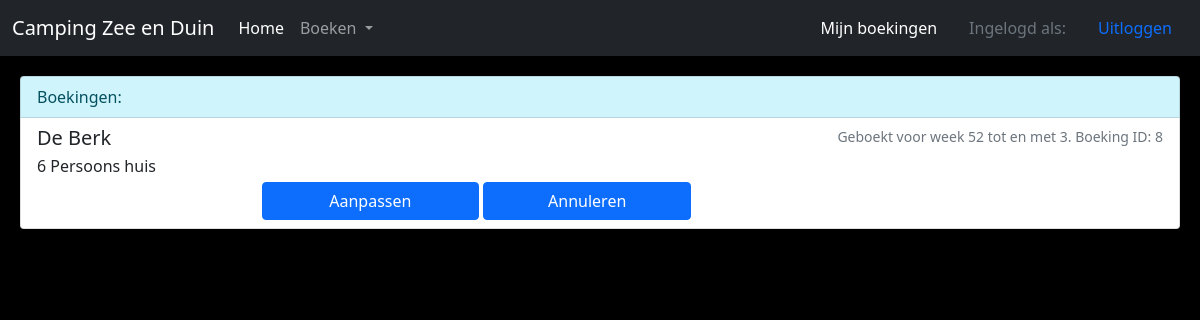
/boekingen (signed in), run on an earlier commit of the app's database.
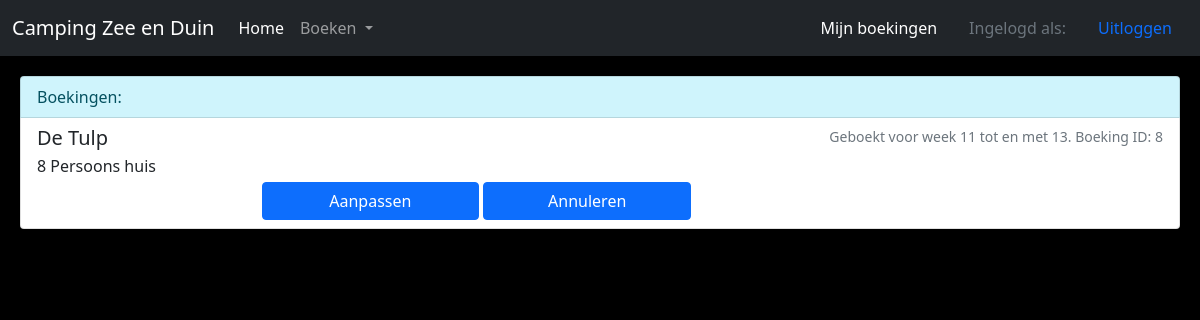
And on a later commit of the database.
### databasevuller.py (models this page shows, shortened)
class Boekingen(db.Model):
    __tablename__='Boekingen'
    id=db.Column(db.Integer,primary_key=True)
    klanten_id= db.Column(db.Integer, db.ForeignKey('Klanten.id'))
    Klanten = db.relationship('Klanten', backref='Boekingen', uselist=False)
    Bungalow_id= db.Column(db.Integer, db.ForeignKey('Huizen.id'))
    stemmer = db.relationship('Huizen', backref='Boekingen', uselist=False)
    weeknummer= db.Column(db.Integer)
    lengte= db.Column(db.Integer)

class Huizen(db.Model):
    __tablename__ = 'Huizen'
    id = db.Column(db.Integer,primary_key=True)
    naam = db.Column(db.Text)
    type = db.Column(db.Integer)

class Types(db.Model):
    __tablename__ = 'Types'
    id = db.Column(db.Integer,primary_key=True)
    personen = db.Column(db.Integer)
    weekprijs = db.Column(db.Integer)

### bungalowpark.py (the view)
@app.route("/boekingen")
def boekingen():
    if session['logged_in'] == 0:
        return redirect('/')
    with app.app_context():
        if Boekingen.query.all()!=[]:
            boekingen=[]
            for x in (Boekingen.query.join(Huizen,Boekingen.Bungalow_id==Huizen.id).add_columns(Boekingen.id,
                                                                                                Boekingen.klanten_id,
                                                                                                Boekingen.weeknummer,
                                                                                                Boekingen.lengte,
                                                                                                Huizen.naam,
                                                                                                Huizen.type
                                                                                                ).all()):
                if x.klanten_id == session['id']:
                    boekingen.append((x.id, x.weeknummer, x.naam,x.type, x.lengte))
            session['boeks']=boekingen
        else:
            session['boeks']=[]
        types=[]
        for x in (Types.query.all()):
                types.append((x.id,x.personen,x.weekprijs))
        session['types']=types
        return render_template('boekingen.html')

### Templates/boekingen.html (shortened to what this page needs)
{% extends "template.html" %}
{% block inhoud %}
    <ul class="list-group" style="margin: 20px;">
        {% if session['boeks'] == [] %}
        <li class="list-group-item list-group-item-info">Boekingen: U heeft geen boekingen</li>
        {% else %}
        <li class="list-group-item list-group-item-info">Boekingen:</li>
            {% for i in session['boeks'] %}
                <a class="list-group-item list-group-item-action">
                    <div class="d-flex w-100 justify-content-between">
                        <h5 class="mb-1">{{ i[2] }}</h5>
                        {% if i[4] == 1 %}
                            <small class="text-muted">Geboekt voor week {{ i[1] }}. Boeking ID: {{ i[0] }}</small>
                        {%elif i[1] + i[4]>52%}
                            <small class="text-muted">Geboekt voor week {{ i[1] }} tot en met {{ i[1] + i[4] - 53 }}. Boeking ID: {{ i[0] }}</small>
                        {% else %}
                            <small class="text-muted">Geboekt voor week {{ i[1] }} tot en met {{ i[1] + i[4] - 1 }}. Boeking ID: {{ i[0] }}</small>
                        {% endif %}
                    </div>
                    <div>
                        <p class="mb-1">{{ session['types'][i[3]-1][1] }} Persoons huis</p>
                        <form action="{{ url_for('huisinfo') }}" method="get" style="float: left; margin-left: 20%;">
                            <button type="submit" class="btn btn-primary" style="width: 200%;">Aanpassen</button>
                        </form>
                        <form action="{{ url_for('annuleren') }}" method="get" style="float: left; margin-left: 10%;">
                            <button type="submit" class="btn btn-primary" style="width: 200%;">Annuleren</button>
                        </form>
                    </div>
                </a>
            {% endfor %}
        {% endif %}
    </ul>
{% endblock %}

### Templates/template.html (shortened to what this page needs)
<!DOCTYPE html>
<html lang="nl">
  <head>
      <link href="https://cdn.jsdelivr.net/npm/bootstrap@5.0.2/dist/css/bootstrap.min.css" rel="stylesheet">
      <link rel="stylesheet" href="{{url_for('static', filename='bungalowpark.css')}}">
  </head>
  <body>
  <nav class="navbar navbar-expand-lg navbar-dark bg-dark">
      <div class="container-fluid">
          <a class="navbar-brand" href="contact">Camping Zee en Duin</a>
          <div class="collapse navbar-collapse" id="navbarSupportedContent">
              <ul class="navbar-nav me-auto mb-2 mb-lg-0">
                  <li class="nav-item">
                      <a class="nav-link active" aria-current="page" href="/">Home</a>
                  </li>
                  <li class="nav-item dropdown">
                      <a class="nav-link dropdown-toggle" href="#" id="navbarDropdown" role="button" data-bs-toggle="dropdown" aria-expanded="false">
                          Boeken
                      </a>
                  </li>
              </ul>
              {% if session['logged_in']== 1%}
              <a class="nav-link active" style="color: white" aria-current="page" href="boekingen">Mijn boekingen</a>
              <a class="nav-link disabled" href="#" tabindex="-1" aria-disabled="true">Ingelogd als: {{session['Naam']}} </a>
              <a class="nav-link active" aria-current="page" href="uitloggen">Uitloggen</a>
              {% else %}
              <a class="nav-link active" aria-current="page" href="inloggen">Inloggen</a>
              {%endif%}
          </div>
      </div>
  </nav>
  {% block inhoud %}
  {% endblock %}
  </body>
</html>

### static/bungalowpark.css (style rules this page uses)
body { background-color: rgb(0, 0, 0); background-image: url("homepagebg.png"); background-repeat: no-repeat; background-size: auto; background-attachment: fixed; margin: 0px; }

What changed in the data, as far as the page shows it:
no longer on this page (row unchanged): Types: personen "6"
changed Boekingen id 8: naam "De Berk" → "De Tulp"; lengte 4 → 3 (drawn); i[1]+i[4]-1 (not shown) → "13"; weeknummer "52" → "11"; i[1]+i[4]-53 "3" → (not shown)
now on this page (row unchanged): Types: personen "8"
